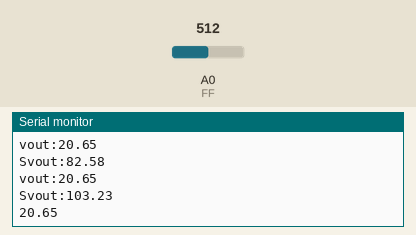
Simulated run of this sketch. Board: Arduino Uno, built with avr-gcc and run on an emulated ATmega328P. On the bench: the last lines printed to the serial monitor. Inputs (shaded band) come from the test bench; at power-on: A0 (FF) = 512.

Above: at 1.2 s.
1.3 s: A0 (FF) set to 716
At 2.6 s:
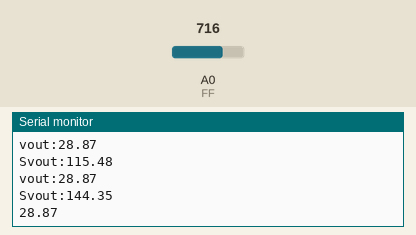
2.8 s: A0 (FF) set to 900
At 4.0 s:
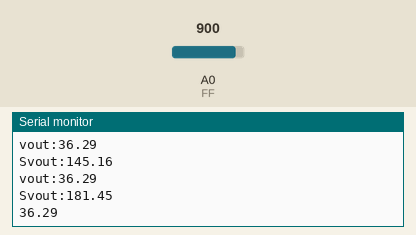
Timing chart, 0 to 5.8 s (numbered marks = the images above; inputs shaded):
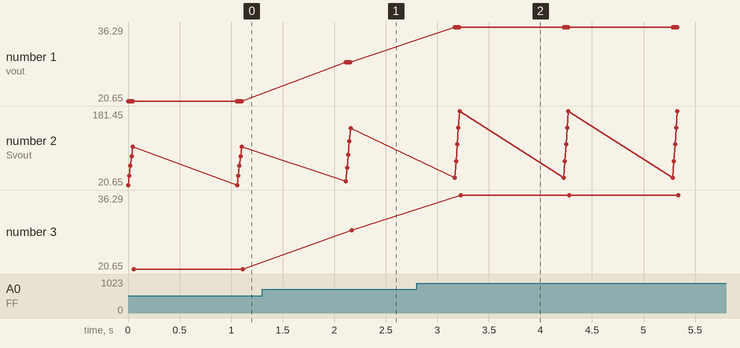

Measured:
- after the input at 1.3 s, the serial monitor: prints a new line after 0.81 s (image 1)
- after the input at 2.8 s, the serial monitor: prints a new line after 0.37 s (image 2)
- plotted number 1: 20.65 → 28.87 after the input at 1.3 s, 28.87 → 36.29 after the input at 2.8 s
- plotted number 2: 103.23 → 144.35 after the input at 1.3 s, 144.35 → 181.45 after the input at 2.8 s
- plotted number 3: 20.65 → 28.87 after the input at 1.3 s, 28.87 → 36.29 after the input at 2.8 s

The sketch:

new_try.ino
```cpp
//#include "MegunoLink.h"
float CF3 = 12.5; //others 11, 0.5 is 12.5
//float CF5 = 5;
int FF = A0;
int FFdata = 0;
float vout3;
float Svout;
void setup()
{
  Serial.begin(115200);
  pinMode(FF, INPUT);

}

void loop()
{
  //TimePlot output3("3.3V");
  //FFdata = analogRead(FF);
  //vout3 = (FFdata * 3.3) / 1023.0;
  //vout5 = (FFdata * 5.0) / 1023.0;
  vout3 = CF3 * vout3;
  Svout=0;
  for (int i = 0; i < 5; i++) {
    FFdata = analogRead(FF);
    vout3 = (FFdata * 3.3) / 1023.0;
    vout3=vout3*CF3;
    Svout = Svout + vout3;
    Serial.print("vout:");
    Serial.println(vout3);
    Serial.print("Svout:");
    Serial.println(Svout);
    delay(10);
  }
  vout3 = (Svout / 5);
  //output3.SendData("3.3V output",vout3);
  //Serial.print("vout3,3:");
  Serial.println(vout3);
  //Serial.print(" ");
  // vout5 = CF5 * vout5;
  //output5.SendData("5.0V output",vout5);
  //Serial.print("vout5:");
  //Serial.println(vout5);
  delay(1000);

}
```
